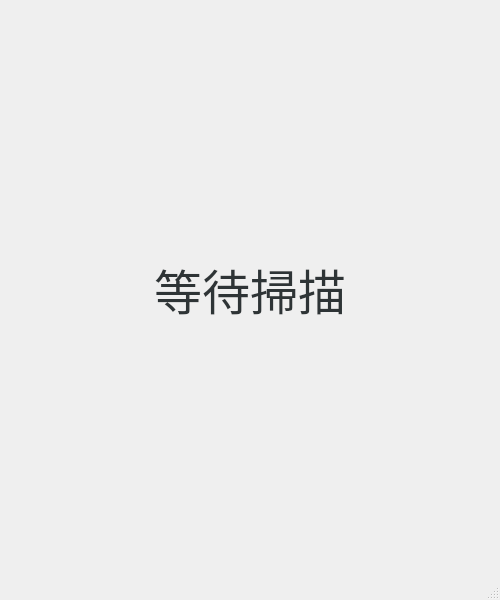
<?xml version="1.0" encoding="UTF-8"?>
<ui version="4.0">
 <class>MainWindow</class>
 <widget class="QMainWindow" name="MainWindow">
  <property name="geometry">
   <rect>
    <x>0</x>
    <y>0</y>
    <width>500</width>
    <height>600</height>
   </rect>
  </property>
  <property name="windowTitle">
   <string>MainWindow</string>
  </property>
  <widget class="QWidget" name="centralwidget">
   <layout class="QVBoxLayout" name="verticalLayout">
    <item>
     <widget class="QLabel" name="uiInfoLbl">
      <property name="text">
       <string>&lt;html&gt;&lt;head/&gt;&lt;body&gt;&lt;p align=&quot;center&quot;&gt;&lt;span style=&quot; font-size:36pt; color:#2e3436;&quot;&gt;等待掃描&lt;/span&gt;&lt;/p&gt;&lt;/body&gt;&lt;/html&gt;</string>
      </property>
     </widget>
    </item>
   </layout>
  </widget>
  <widget class="QMenuBar" name="menubar">
   <property name="geometry">
    <rect>
     <x>0</x>
     <y>0</y>
     <width>500</width>
     <height>22</height>
    </rect>
   </property>
  </widget>
  <widget class="QStatusBar" name="statusbar"/>
 </widget>
 <resources/>
 <connections/>
</ui>
